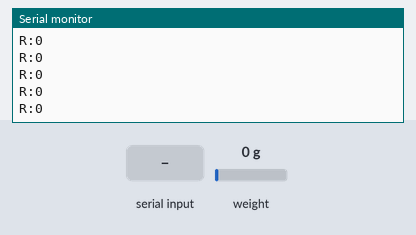
A sketch run on a simulated Arduino Uno, built with avr-gcc and run on an emulated ATmega328P. Shown: the last lines printed to the serial monitor. Inputs (shaded band) come from the test bench; at power-on: weight on the scale 0 g.

Above: at 3.7 s.
3.8 s: "?\n" received over Serial
5.3 s: "90,45\n" received over Serial
At 5.31 s:
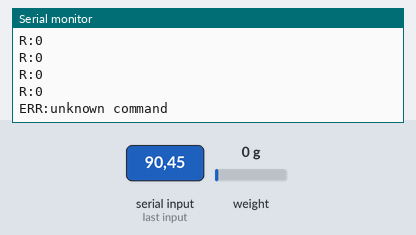
6.8 s: "t90\n" received over Serial
9.8 s: "c90\n" received over Serial
12.8 s: "c,45\n" received over Serial
At 14.23 s:
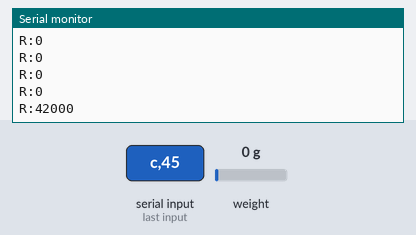
14.3 s: weight on the scale set to 100 g
At 14.33 s:
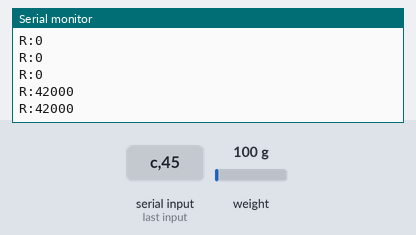

The sketch:

jaw_force_sensor.ino
```cpp
/*
  Jaw Force Challenge - load cell sketch (same sketch on every team's Uno R3)

  Hardware: load cell -> HX711 amplifier -> Elegoo/Arduino Uno R3
    HX711 VCC -> 5V      HX711 GND -> GND
    HX711 DT  -> pin 3   HX711 SCK -> pin 2
  Library:  "HX711 Arduino Library" by Bogdan Necula (Library Manager)

  Serial protocol @ 115200 baud, one message per line:
    Sends   F:<newtons>        calibrated force reading (~10 per second)
            R:<raw>            raw reading, sent only until the rig is calibrated
            OK:TARE / OK:CAL:<factor> / ERR:<why> / INFO:<status>
    Accepts t                  zero the scale (jaw must be unloaded)
            c <grams>          calibrate using a known mass sitting on the load cell
            ?                  report status

  Calibration is saved in EEPROM, so each rig only needs calibrating once.
  The board zeroes itself on startup, which also happens every time the
  webpage connects, so keep the jaw unloaded while connecting.
*/

#include <HX711.h>
#include <EEPROM.h>

const int DOUT_PIN = 3;
const int SCK_PIN  = 2;
const float GRAMS_TO_NEWTONS = 0.00980665;
const uint32_t CAL_MAGIC = 0x4A415731;  // marks a valid saved calibration
const int CAL_ADDR = 0;

struct Calibration {
  uint32_t magic;
  float factor;
};

HX711 scale;
float factor = 1.0;
bool calibrated = false;
char cmd[24];
byte cmdLen = 0;

void setup() {
  Serial.begin(115200);
  scale.begin(DOUT_PIN, SCK_PIN);

  Calibration cal;
  EEPROM.get(CAL_ADDR, cal);
  if (cal.magic == CAL_MAGIC && !isnan(cal.factor) && fabs(cal.factor) > 1e-6) {
    factor = cal.factor;
    calibrated = true;
  }
  scale.set_scale(factor);

  delay(500);
  scale.tare(20);
  Serial.println(calibrated ? F("INFO:ready") : F("INFO:not calibrated"));
}

void loop() {
  readCommands();

  if (scale.is_ready()) {
    if (calibrated) {
      float newtons = scale.get_units(1) * GRAMS_TO_NEWTONS;
      Serial.print(F("F:"));
      Serial.println(newtons, 2);
    } else {
      Serial.print(F("R:"));
      Serial.println((long)scale.get_value(1));
    }
  }
}

void readCommands() {
  while (Serial.available()) {
    char ch = Serial.read();
    if (ch == '\n' || ch == '\r') {
      if (cmdLen > 0) {
        cmd[cmdLen] = '\0';
        runCommand(cmd);
        cmdLen = 0;
      }
    } else if (cmdLen < sizeof(cmd) - 1) {
      cmd[cmdLen++] = ch;
    }
  }
}

void runCommand(const char *c) {
  if (c[0] == 't') {
    scale.tare(20);
    Serial.println(F("OK:TARE"));
  } else if (c[0] == 'c') {
    float grams = atof(c + 1);
    if (grams <= 0) {
      Serial.println(F("ERR:enter a mass above 0 g"));
      return;
    }
    double reading = scale.get_value(20);  // average minus tare offset
    float newFactor = reading / grams;
    if (fabs(newFactor) < 1e-6) {
      Serial.println(F("ERR:no load detected, check the mass and wiring"));
      return;
    }
    factor = newFactor;
    calibrated = true;
    scale.set_scale(factor);
    Calibration cal = { CAL_MAGIC, factor };
    EEPROM.put(CAL_ADDR, cal);
    Serial.print(F("OK:CAL:"));
    Serial.println(factor, 4);
  } else if (c[0] == '?') {
    Serial.print(F("INFO:"));
    Serial.print(calibrated ? F("calibrated factor=") : F("not calibrated factor="));
    Serial.println(factor, 4);
  } else {
    Serial.println(F("ERR:unknown command"));
  }
}
```

Measured:
- after the input at 5.3 s, the serial monitor: prints a new line at once (image 1)
- after the input at 12.8 s, the serial monitor: prints a new line at once (image 2)
- after the input at 14.3 s, the serial monitor: prints a new line at once (image 3)
